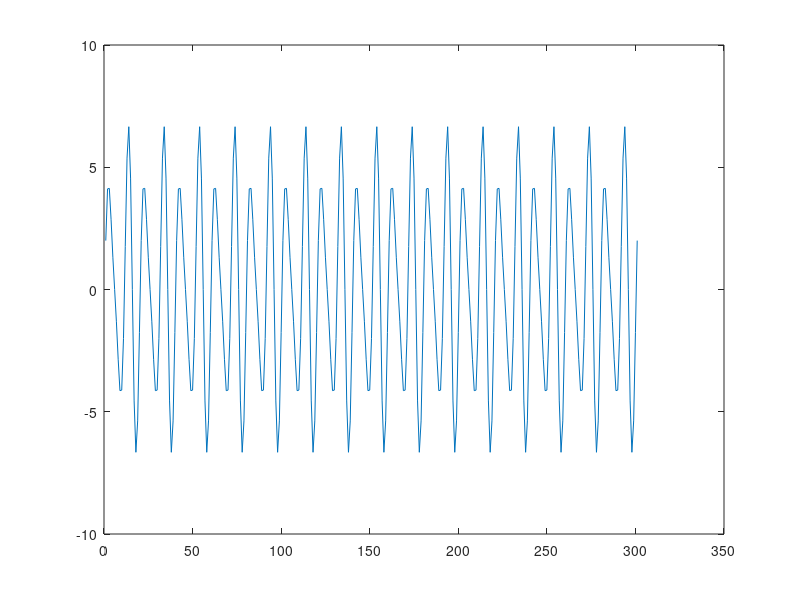
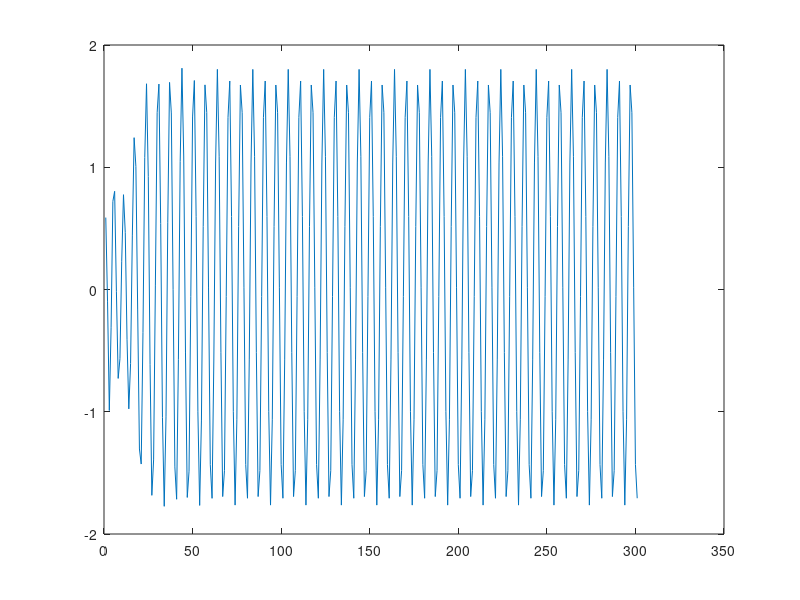

The MATLAB source for these figures, in order:
clear;
clc;
close all;
n=0:0.001:0.3;
x=5*sin(200*pi*n)+2*cos(300*pi*n);
figure
plot(x);
fs=1000;
Ws=100/(fs/2);
Wp=150/(fs/2);
Rp=1;
Rs=40;
[N,wn]=cheb2ord(Wp,Ws,Rp,Rs);
[B,A]=cheby2(N,Rs,wn,'high');
H=tf(B,A,1/fs);
y=filter(B,A,x);
figure
plot(y)
